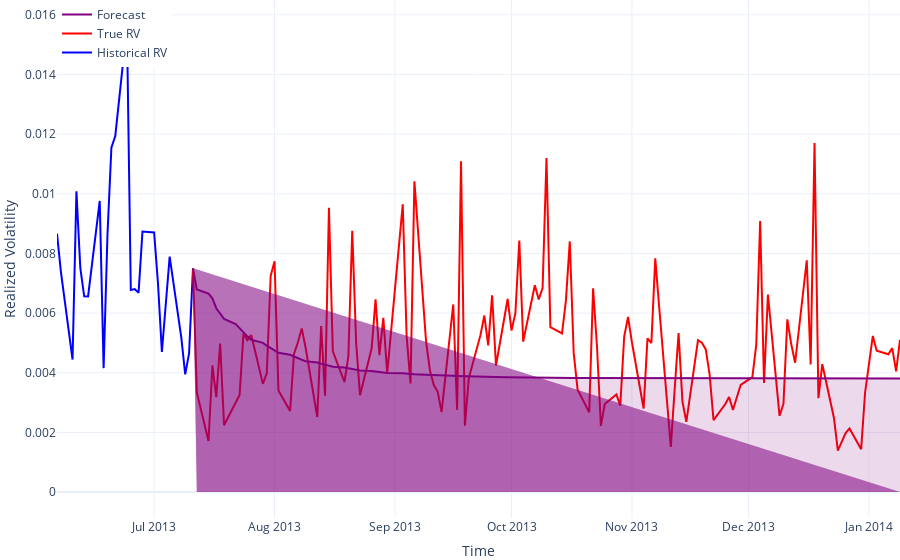
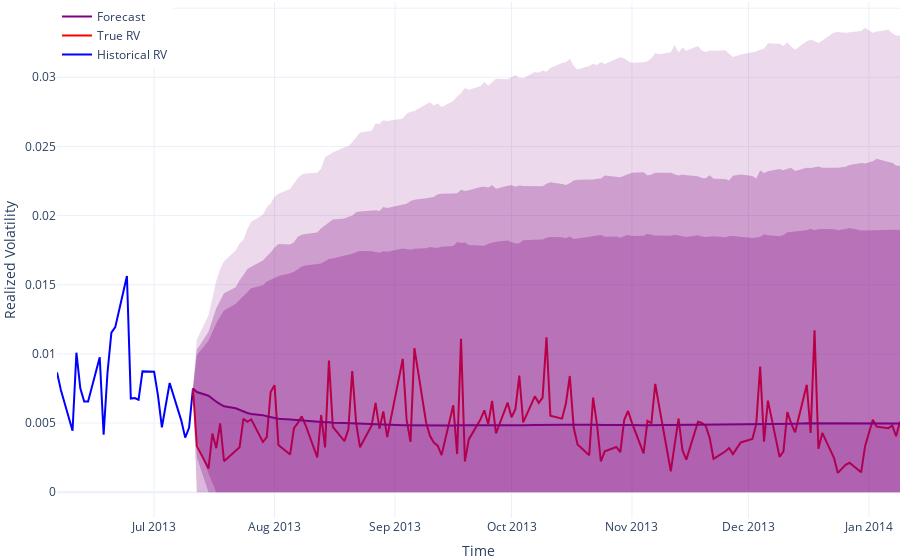

The cell these charts' notebook holds for them, in order:
### Code cell
config = {
	"toImageButtonOptions": {
		"format": "svg",  # one of png, svg, jpeg, webp
		"filename": "har_intervals",
		"height": 400,
		"width": 400,
		"scale": 1,  # Multiply title/legend/axis/canvas sizes by this factor
	}
}

plot_forecast(
	underlying=nb.underlying,
	volatility_forecast=nb.volatility_forecast,
	historical_period=0.1,
).show(config=config)
